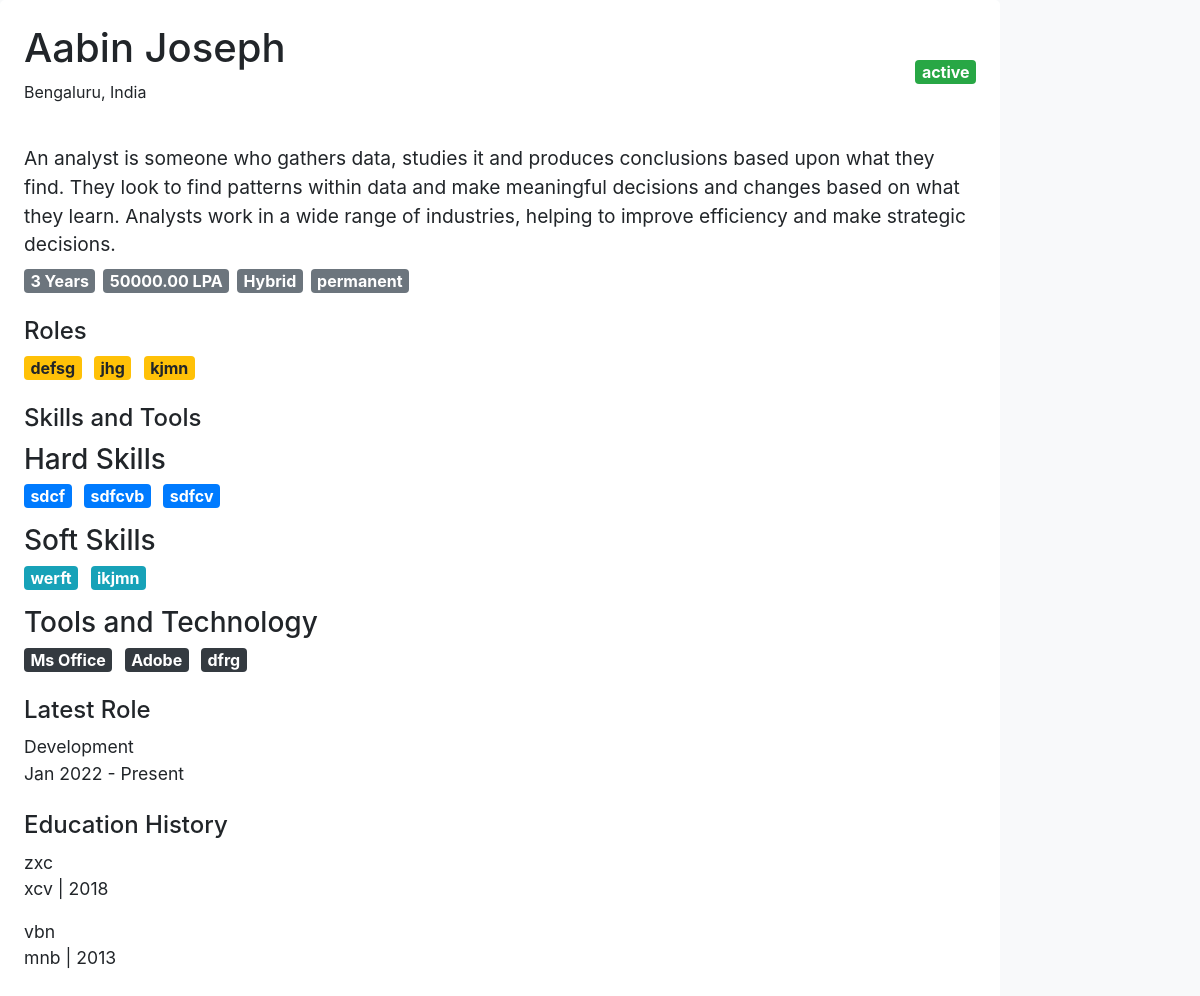
Page /jobIndividual/1/ on the committed database.
### job/models.py (models this page shows, shortened)
class User(models.Model):
    STATUS_CHOICES = [
        ('active', 'Active'),
        ('inactive', 'Inactive'),
        ('terminated', 'Terminated'),
    ]
    username = models.CharField(max_length=150, unique=True)
    email = models.EmailField(unique=True)
    city = models.CharField(max_length=100, null=True, blank=True)
    country = models.CharField(max_length=100, null=True, blank=True)
    candidate_id = models.CharField(max_length=50, unique=True)
    status = models.CharField(max_length=10, choices=STATUS_CHOICES)
    experience_summary = models.TextField(null=True, blank=True)
    responsibilities_summary = models.TextField(null=True, blank=True)
    current_role = models.CharField(max_length=100, null=True, blank=True)
    experience_years = models.IntegerField(null=True, blank=True)
    salary = models.DecimalField(max_digits=10, decimal_places=2)
    work_mode = models.CharField(max_length=50, null=True, blank=True)
    work_type = models.CharField(max_length=50, null=True, blank=True)

class Role(models.Model):
    user = models.ForeignKey(User, related_name='roles', on_delete=models.CASCADE)
    title = models.CharField(max_length=100, null=True, blank=True)

class HardSkill(models.Model):
    user = models.ForeignKey(User, related_name='hard_skills', on_delete=models.CASCADE)
    name = models.CharField(max_length=100, null=True, blank=True)

class SoftSkill(models.Model):
    user = models.ForeignKey(User, related_name='soft_skills', on_delete=models.CASCADE)
    name = models.CharField(max_length=100, null=True, blank=True)

class ToolAndTechnology(models.Model):
    user = models.ForeignKey(User, related_name='tools_and_technologies', on_delete=models.CASCADE)
    name = models.CharField(max_length=100, null=True, blank=True)

class Education(models.Model):
    user = models.ForeignKey(User, related_name='education', on_delete=models.CASCADE)
    degree = models.CharField(max_length=100, null=True, blank=True)
    university = models.CharField(max_length=100, null=True, blank=True)
    completion_year = models.IntegerField(null=True, blank=True)

### job/views.py (the view)
# urls.py: path('jobIndividual/<int:user_id>/', views.jobIndividual, name="jobIndividual"),
def jobIndividual(request, user_id):
    user = get_object_or_404(User, id=user_id)
    roles = Role.objects.filter(user=user)
    certifications = Certification.objects.filter(user=user)
    hardskills = HardSkill.objects.filter(user=user)
    softskills = SoftSkill.objects.filter(user=user)
    tools = ToolAndTechnology.objects.filter(user=user)
    education = Education.objects.filter(user=user)
    context = {
        'user': user,
        'roles': roles,
        'certifications': certifications,
        'hardskills': hardskills,
        'softskills': softskills,
        'tools': tools,
        'education': education,
    }
    return render(request, "individual_details.html", context)

### job/templates/individual_details.html (shortened to what this page needs)
<!DOCTYPE html>
{% load static %}
<html lang="en">
<head>
    <link rel="stylesheet" href="https://stackpath.bootstrapcdn.com/bootstrap/4.5.2/css/bootstrap.min.css">
    <link rel="stylesheet" href="{% static 'i_styles.css' %}">
</head>
<body>
    <div class="container-fluid">
        <div class="row">
            <div class="col-md-10 main-content p-4">
                <header class="d-flex justify-content-between align-items-center mb-4">
                    <div class="user-info">
                        <h1>{{ user.username }}</h1>
                        <p>{{ user.city }}, {{ user.country }}</p>
                    </div>
                    <div class="status">
                        <span class="badge badge-success">{{ user.status }}</span>
                    </div>
                </header>
                <div class="summary mb-4">
                    <p>{{ user.experience_summary }}</p>
                    <div class="details d-flex">
                        <span class="badge badge-secondary mr-2">{{ user.experience_years }} Years</span>
                        <span class="badge badge-secondary mr-2">{{ user.salary }} LPA</span>
                        <span class="badge badge-secondary mr-2">{{ user.work_mode }}</span>
                        <span class="badge badge-secondary">{{ user.work_type }}</span>
                    </div>
                </div>
                <div class="roles mb-4">
                    <h2>Roles</h2>
                    <ul class="list-inline">
                        {% for r in roles %}
                            <li class="list-inline-item badge badge-warning">{{ r.title }}</li>
                        {% endfor %}
                    </ul>
                </div>
                <div class="skills mb-4">
                    <h2>Skills and Tools</h2>
                    <div class="skill-section mb-3">
                        <h3>Hard Skills</h3>
                        <ul class="list-inline">
                            {% for h in hardskills %}
                                <li class="list-inline-item badge badge-primary">{{ h.name }}</li>
                            {% endfor %}
                        </ul>
                    </div>
                    <div class="skill-section mb-3">
                        <h3>Soft Skills</h3>
                        <ul class="list-inline">
                            {% for s in softskills %}
                                <li class="list-inline-item badge badge-info">{{ s.name }}</li>
                            {% endfor %}
                        </ul>
                    </div>
                    <div class="skill-section">
                        <h3>Tools and Technology</h3>
                        <ul class="list-inline">
                            {% for t in tools %}
                                <li class="list-inline-item badge badge-dark">{{ t.name }}</li>
                            {% endfor %}
                        </ul>
                    </div>
                </div>
                <div class="latest-role mb-4">
                    <h2>Latest Role</h2>
                    <p>{{ user.current_role }}<br>Jan 2022 - Present</p>
                </div>
                <div class="education-history">
                    <h2>Education History</h2>
                    {% for e in education %}
                        <p>{{ e.degree }}<br>{{ e.university }}<span> | {{ e.completion_year }}</span></p>
                    {% endfor %}
                </div>
            </div>
        </div>
    </div>
</body>
</html>

### job/static/i_styles.css (style rules this page uses)
body { background-color: #f8f9fa; }
.main-content { background-color: #fff; border-radius: 5px; padding: 20px; }
.status .badge { font-size: 1rem; }
.summary p { font-size: 1.2rem; margin-bottom: 10px; }
.summary .details .badge { font-size: 1rem; }
.roles h2, .skills h2, .latest-role h2, .education-history h2 { font-size: 1.5rem; margin-bottom: 10px; }
.list-inline-item { margin-right: 10px; font-size: 1rem; }
.latest-role p, .education-history p { font-size: 1.1rem; }

### rows in the picture
User: username "Aabin Joseph", city "Bengaluru", country "India", status "active", experience_summary "An analyst is someone who gathers data, studies it and produces conclusions based upon what they find. They look to find patterns within data and make meaningful decisions and changes based on what they learn. Analysts work in a wide range of industries, helping to improve efficiency and make strategic decisions.", experience_years "3", salary "50000.00", work_mode "Hybrid", work_type "permanent", current_role "Development"
Role: title "defsg"
Role: title "jhg"
Role: title "kjmn"
HardSkill: name "sdcf"
HardSkill: name "sdfcvb"
HardSkill: name "sdfcv"
SoftSkill: name "werft"
SoftSkill: name "ikjmn"
ToolAndTechnology: name "Ms Office"
ToolAndTechnology: name "Adobe"
ToolAndTechnology: name "dfrg"
Education: degree "zxc", university "xcv", completion_year "2018"
Education: degree "vbn", university "mnb", completion_year "2013"
